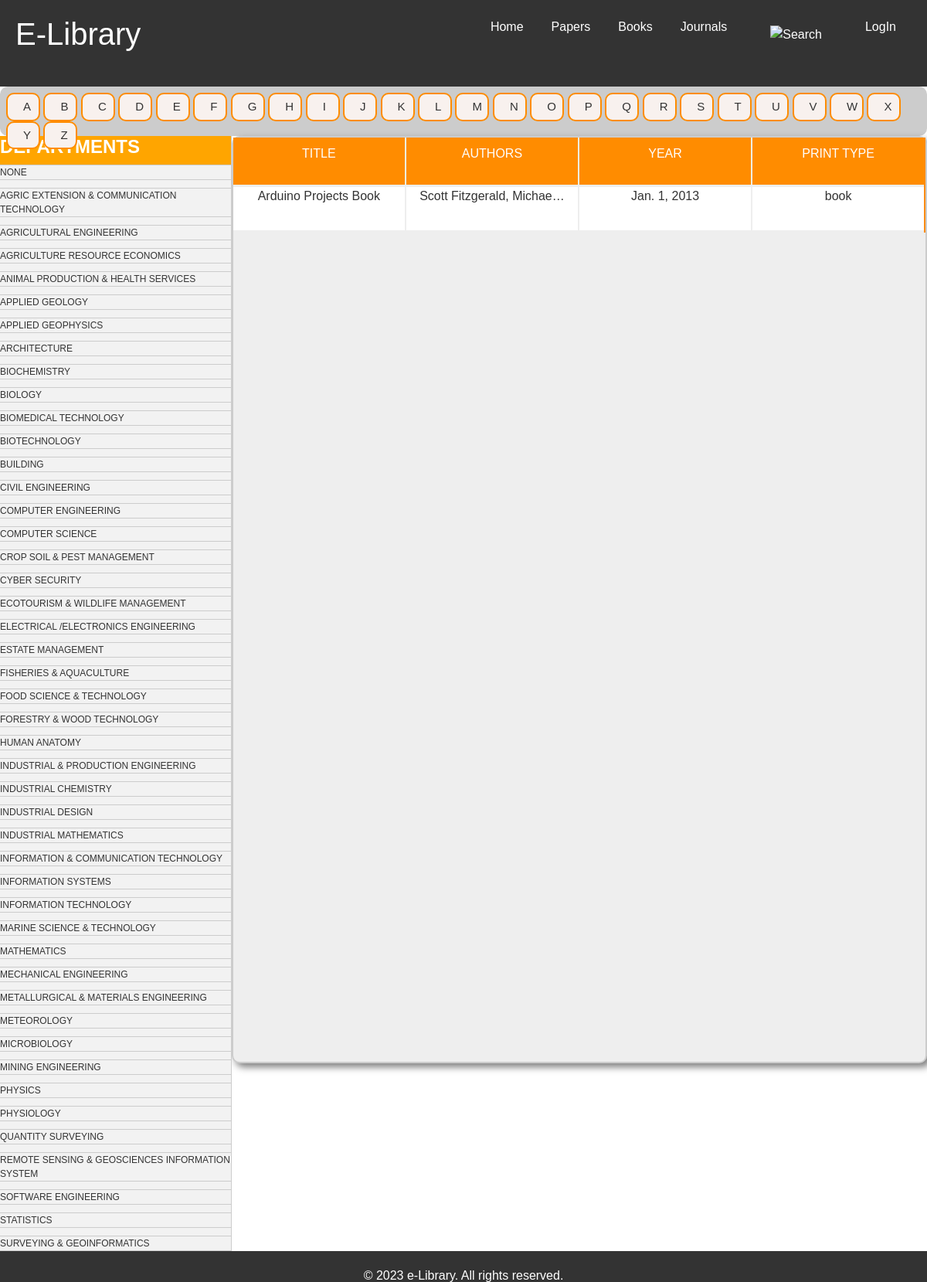
/bookcatalouge/A/None, run on the app's committed database.
### libraryhelper/models.py (models this page shows, shortened)
class Book(models.Model):
    booktitle = models.CharField(max_length=100)
    bookimg =  models.ImageField(default='./kraft-notebook-with-elastic-band-2542530__340.jpg',upload_to="elibrary/bookimages")
    authors = models.CharField(blank=True,max_length=200)
    edition = models.CharField(blank=True,max_length=100)
    booktype = models.CharField(blank=True,max_length=20)
    deptclass = models.CharField(blank=True,max_length=100)
    year = models.DateField(blank=True)
    isbn = models.CharField(blank=True,max_length=100)
    aisle = models.CharField(blank=True,max_length=100)
    description = models.TextField()
    approve = models.BooleanField(default=False)
    dateadded = models.DateTimeField(auto_now_add=True)
    pdf_available = models.BooleanField(default=True,null=False)
    pdf_file = models.FileField(blank=True, upload_to='elibrary/pdfs/')
    popular = models.IntegerField(blank=True,null=True)

### libraryhelper/views.py (the view)
# urls.py: path('bookcatalouge/<str:varone>/<str:vartwo>',views.bookcatalouge,name="bookcatalouge"),
def bookcatalouge(request,varone,vartwo):
    if vartwo != "None":
        items = Book.objects.filter(approve='True',booktitle__startswith=varone,deptclass=vartwo,booktype="book").order_by('booktitle')
        return render(request, 'libraryhelper/bookcatalog.html', {'items': items,'varone':varone,'vartwo':vartwo})
    else:
        items = Book.objects.filter(approve='True',booktitle__startswith=varone,booktype="book").order_by('booktitle')
        return render(request, 'libraryhelper/bookcatalog.html', {'items': items,'varone':varone,'vartwo':vartwo})

### libraryhelper/templates/libraryhelper/bookcatalog.html
{% extends "libraryhelper/base.html" %}
{% load static %}
{% block customcss %}
<link rel="stylesheet" type="text/css" href="{% static 'CSS/catalog.css' %}">
{% endblock %}
{% block slider %}
<div id="alphabet-menu">
    <ul>
        <li><a href="{% url 'bookcatalouge' 'A' vartwo %}">A</a></li>
        <li><a href="{% url 'bookcatalouge' 'B' vartwo %}">B</a></li>
        <li><a href="{% url 'bookcatalouge' 'C' vartwo %}">C</a></li>
        <li><a href="{% url 'bookcatalouge' 'D' vartwo %}">D</a></li>
        <li><a href="{% url 'bookcatalouge' 'E' vartwo %}">E</a></li>
        <li><a href="{% url 'bookcatalouge' 'F' vartwo %}">F</a></li>
        <li><a href="{% url 'bookcatalouge' 'G' vartwo %}">G</a></li>
        <li><a href="{% url 'bookcatalouge' 'H' vartwo %}">H</a></li>
        <li><a href="{% url 'bookcatalouge' 'I' vartwo %}">I</a></li>
        <li><a href="{% url 'bookcatalouge' 'J' vartwo %}">J</a></li>
        <li><a href="{% url 'bookcatalouge' 'K' vartwo %}">K</a></li>
        <li><a href="{% url 'bookcatalouge' 'L' vartwo %}">L</a></li>
        <li><a href="{% url 'bookcatalouge' 'M' vartwo %}">M</a></li>
        <li><a href="{% url 'bookcatalouge' 'N' vartwo %}">N</a></li>
        <li><a href="{% url 'bookcatalouge' '0' vartwo %}">O</a></li>
        <li><a href="{% url 'bookcatalouge' 'P' vartwo %}">P</a></li>
        <li><a href="{% url 'bookcatalouge' 'Q' vartwo %}">Q</a></li>
        <li><a href="{% url 'bookcatalouge' 'R' vartwo %}">R</a></li>
        <li><a href="{% url 'bookcatalouge' 'S' vartwo %}">S</a></li>
        <li><a href="{% url 'bookcatalouge' 'T' vartwo %}">T</a></li>
        <li><a href="{% url 'bookcatalouge' 'U' vartwo %}">U</a></li>
        <li><a href="{% url 'bookcatalouge' 'V' vartwo %}">V</a></li>
        <li><a href="{% url 'bookcatalouge' 'W' vartwo %}">W</a></li>
        <li><a href="{% url 'bookcatalouge' 'X' vartwo %}">X</a></li>
        <li><a href="{% url 'bookcatalouge' 'Y' vartwo %}">Y</a></li>
        <li><a href="{% url 'bookcatalouge' 'Z' vartwo %}">Z</a></li>
    </ul>
</div>
<div id="department-sidebar">
    <h2>DEPARTMENTS</h2>
    <ul>
        <li><a href="{% url 'bookcatalouge' varone 'None' %}">NONE</a></li>
        <li><a href="{% url 'bookcatalouge' varone 'AEC' %}">AGRIC EXTENSION &amp; COMMUNICATION TECHNOLOGY</a></li>
        <li><a href="{% url 'bookcatalouge' varone 'AGE' %}">AGRICULTURAL ENGINEERING</a></li>
        <li><a href="{% url 'bookcatalouge' varone 'ARE' %}">AGRICULTURE RESOURCE ECONOMICS</a></li>
        <li><a href="{% url 'bookcatalouge' varone 'APH' %}">ANIMAL PRODUCTION &amp; HEALTH SERVICES</a></li>
        <li><a href="{% url 'bookcatalouge' varone 'AGY' %}">APPLIED GEOLOGY</a></li>
        <li><a href="{% url 'bookcatalouge' varone 'AGP' %}">APPLIED GEOPHYSICS</a></li>
        <li><a href="{% url 'bookcatalouge' varone 'ARC' %}">ARCHITECTURE</a></li>
        <li><a href="{% url 'bookcatalouge' varone 'BCH' %}">BIOCHEMISTRY</a></li>
        <li><a href="{% url 'bookcatalouge' varone 'BIO' %}">BIOLOGY</a></li>
        <li><a href="{% url 'bookcatalouge' varone 'BMT' %}">BIOMEDICAL TECHNOLOGY</a></li>
        <li><a href="{% url 'bookcatalouge' varone 'BTH' %}">BIOTECHNOLOGY</a></li>
        <li><a href="{% url 'bookcatalouge' varone 'BLD' %}">BUILDING</a></li>
        <li><a href="{% url 'bookcatalouge' varone 'CVE' %}">CIVIL ENGINEERING</a></li>
        <li><a href="{% url 'bookcatalouge' varone 'CPE' %}">COMPUTER ENGINEERING</a></li>
        <li><a href="{% url 'bookcatalouge' varone 'CSC' %}">COMPUTER SCIENCE</a></li>
        <li><a href="{% url 'bookcatalouge' varone 'CSP' %}">CROP SOIL &amp; PEST MANAGEMENT</a></li>
        <li><a href="{% url 'bookcatalouge' varone 'CYS' %}">CYBER SECURITY</a></li>
        <li><a href="{% url 'bookcatalouge' varone 'ECM' %}">ECOTOURISM &amp; WILDLIFE MANAGEMENT</a></li>
        <li><a href="{% url 'bookcatalouge' varone 'EEE' %}">ELECTRICAL /ELECTRONICS ENGINEERING</a></li>
        <li><a href="{% url 'bookcatalouge' varone 'ESM' %}">ESTATE MANAGEMENT</a></li>
        <li><a href="{% url 'bookcatalouge' varone 'FAT' %}">FISHERIES &amp; AQUACULTURE</a></li>
        <li><a href="{% url 'bookcatalouge' varone 'FST' %}">FOOD SCIENCE &amp; TECHNOLOGY</a></li>
        <li><a href="{% url 'bookcatalouge' varone 'FWT' %}">FORESTRY &amp; WOOD TECHNOLOGY</a></li>
        <li><a href="{% url 'bookcatalouge' varone 'HUA' %}">HUMAN ANATOMY</a></li>
        <li><a href="{% url 'bookcatalouge' varone 'IPE' %}">INDUSTRIAL &amp; PRODUCTION ENGINEERING</a></li>
        <li><a href="{% url 'bookcatalouge' varone 'CHE' %}">INDUSTRIAL CHEMISTRY</a></li>
        <li><a href="{% url 'bookcatalouge' varone 'IDD' %}">INDUSTRIAL DESIGN</a></li>
        <li><a href="{% url 'bookcatalouge' varone 'IMT' %}">INDUSTRIAL MATHEMATICS</a></li>
        <li><a href="{% url 'bookcatalouge' varone 'ICT' %}">INFORMATION &amp; COMMUNICATION TECHNOLOGY</a></li>
        <li><a href="{% url 'bookcatalouge' varone 'IFS' %}">INFORMATION SYSTEMS</a></li>
        <li><a href="{% url 'bookcatalouge' varone 'IFT' %}">INFORMATION TECHNOLOGY</a></li>
        <li><a href="{% url 'bookcatalouge' varone 'MST' %}">MARINE SCIENCE &amp; TECHNOLOGY</a></li>
        <li><a href="{% url 'bookcatalouge' varone 'MTS' %}">MATHEMATICS</a></li>
        <li><a href="{% url 'bookcatalouge' varone 'MEE' %}">MECHANICAL ENGINEERING</a></li>
        <li><a href="{% url 'bookcatalouge' varone 'MME' %}">METALLURGICAL &amp; MATERIALS ENGINEERING</a></li>
        <li><a href="{% url 'bookcatalouge' varone 'MTL' %}">METEOROLOGY</a></li>
        <li><a href="{% url 'bookcatalouge' varone 'MCB' %}">MICROBIOLOGY</a></li>
        <li><a href="{% url 'bookcatalouge' varone 'MNE' %}">MINING ENGINEERING</a></li>
        <li><a href="{% url 'bookcatalouge' varone 'PHY' %}">PHYSICS</a></li>
        <li><a href="{% url 'bookcatalouge' varone 'PSY' %}">PHYSIOLOGY</a></li>
        <li><a href="{% url 'bookcatalouge' varone 'QSV' %}">QUANTITY SURVEYING</a></li>
        <li><a href="{% url 'bookcatalouge' varone 'RSG' %}">REMOTE SENSING & GEOSCIENCES INFORMATION SYSTEM</a></li>
        <li><a href="{% url 'bookcatalouge' varone 'SFE' %}">SOFTWARE ENGINEERING</a></li>
        <li><a href="{% url 'bookcatalouge' varone 'STA' %}">STATISTICS</a></li>
        <li><a href="{% url 'bookcatalouge' varone 'SVG' %}">SURVEYING & GEOINFORMATICS</a></li>
        <li><a href="{% url 'bookcatalouge' varone 'URP' %}">URBAN & REGIONAL PLAN</a></li>
    </ul>
</div>
</div>
<section>
    <div class="top">
        <li>Title</li>
        <li>Authors</li>
        <li>Year</li>
        <li>Print Type</li>
    </div>
    <div class="bodi">
        {% for item in items %}
        <li><a href="{% url 'bookdetail' item.id %}">{{ item.booktitle|striptags|truncatechars:28}}</a></li>
        <li><a href="{% url 'bookdetail' item.id %}">{{item.authors|striptags|truncatechars:25}}</a></li>
        <li><a href="{% url 'bookdetail' item.id %}">{{item.year}}</a></li>
        <li><a href="{% url 'bookdetail' item.id %}">{{item.booktype}}</a></li>
        {% endfor %}
</section>
{% endblock %}

### libraryhelper/static/CSS/home.css (style rules this page uses)
* { margin: 0; padding: 0; box-sizing: border-box; }
body { font-family: Arial, sans-serif; }
section { margin-bottom: 50px; width: 100%; }
h2 { margin-top: 0; }
ul { list-style: none; margin: 0; padding: 0; }
li { margin-bottom: 10px; }

### libraryhelper/static/CSS/catalog.css (style rules this page uses)
* { margin: 0; padding: 0; box-sizing: border-box; }
#alphabet-menu { display: flex; background-color: #CCC; padding: 8px; border-radius: 10px; justify-content: space-around; height: 8vh; width: 100%; }
#alphabet-menu a { display: inline-block; font-size: 15px; text-decoration: none; color: #333; background-color: #f8f1ee; border: 2px solid #FF8C00; border-radius: 10px; width: 8px; padding: 5px 20px; }
ul li { list-style: none; display: inline; }
a { color: #333; text-decoration: none; text-decoration-line: none; }
#department-sidebar { float: left; width: 25%; background-color: #FFA500; border-right: 1px solid #ccc; }
#department-sidebar h2 { margin-top: 0; font-size: 24px; font-weight: bold; color: white; }
#department-sidebar ul { list-style: none; margin: 0; padding: 0; background-color: #f2f2f2; }
#department-sidebar li { display: block; margin-bottom: 10px; border-width: 1px 0; border-style: solid; height: auto; font-size: 12px; border-color: #ccc; }
#department-sidebar li a { text-decoration: none; color: #333; text-align: justify-all; }
section { border: 2px solid #CCC; width: 75%; display: flex; flex-direction: column; margin: 0 auto 20px auto; border-radius: 10px; background-color: #EEE; box-shadow: 5px 5px 10px rgba(0, 0, 0, 0.5); justify-content: space around; height: 150vh; }
.top, .bodi { display: flex; flex-wrap: wrap; flex-direction: row; width: 100%; justify-content: space-between; text-align: center; border-right: 2px solid #FF8C00; }
.top { height: 8vh; background-color: #EEE; }
.top li { width: 24.8%; list-style: none; display: inline; margin-bottom: 3px; text-transform: uppercase; text-align: center; padding: 9px 0; color: white; }
.bodi li { background-color: white; list-style: none; width: 24.8%; height: 7vh; margin-bottom: 3px; }
.top li { background-color: #FF8C00; }

### data on the page
Book: booktitle "Arduino Projects Book", authors "Scott Fitzgerald, Michae…", year "Jan. 1, 2013", booktype "book"
